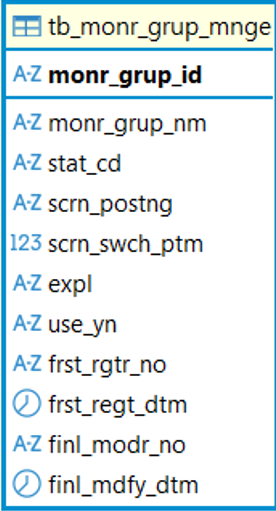
#> input picture backend/storage/images/kb_05963299-fc8d-413b-9671-4e9da14ec1f9/3f33b937-67a4-4286-9a09-c2b5e180fdd8.png, 276 x 511 px
$ python -i thumbnail_generator.py   (imports and definitions only)
#> lines starting #> are read from the running program, lines starting #| are printed output that depends on the picture
"""
썸네일 생성 서비스

- 이미지 미리보기용 썸네일 생성 (300x300 기본 크기)
- 웹 전송 최적화 (JPEG 압축, 파일 크기 감소)
- 비율 유지하며 리사이징 (이미지 왜곡 방지)
"""
import logging
from typing import Optional, Tuple
from pathlib import Path

logger = logging.getLogger(__name__)


class ThumbnailGenerator:
    """썸네일 생성 서비스 (싱글톤)"""

    _instance: Optional["ThumbnailGenerator"] = None
    _initialized: bool = False

    def __new__(cls):
        if cls._instance is None:
            cls._instance = super().__new__(cls)
        return cls._instance

    def __init__(self):
        if ThumbnailGenerator._initialized:
            return
        ThumbnailGenerator._initialized = True
        logger.info("[썸네일] ThumbnailGenerator 초기화 완료")

    def generate_thumbnail(
        self,
        image_path: str,
        max_size: Tuple[int, int] = (300, 300),
        quality: int = 85,
    ) -> Optional[str]:
        """
        이미지 썸네일 생성 (비율 유지하며 리사이징)

        원본 이미지를 작은 크기로 축소하여 웹에서 빠르게 로드할 수 있도록 합니다.
        가로/세로 비율을 유지하며 max_size 내로 축소합니다.

        처리 과정:
        1. 원본 이미지 로드
        2. RGB 모드로 변환 (투명도 처리)
        3. LANCZOS 리샘플링으로 고품질 축소
        4. JPEG 형식으로 압축 저장

        Args:
            image_path: 원본 이미지 경로 (JPG, PNG 등)
            max_size: 최대 크기 (width, height) - 비율 유지
            quality: JPEG 압축 품질 (1-100, 85 권장)

        Returns:
            썸네일 파일 경로 (원본과 같은 폴더에 _thumb 접미사로 저장)
            실패 시 None 반환
        """
#> called with max_size = (300, 300), quality = 85
        try:
            from PIL import Image

            path_obj = Path(image_path)
            logger.debug(f"[썸네일] 생성 시작: {path_obj.name}")

            # 썸네일 파일명 생성 (원본명_thumb.jpg)
            thumb_name = f"{path_obj.stem}_thumb{path_obj.suffix}"
            thumb_path = path_obj.parent / thumb_name

            # 이미지 로드
            img = Image.open(image_path)
#> img is the input picture: PIL image 276x511 RGB; mean R, G, B 225.4, 234.2, 236.2
            original_size = img.size
#> original_size = (276, 511)

            # RGB로 변환 (투명도가 있는 PNG → JPEG 변환 대비)
            if img.mode in ("RGBA", "LA", "P"):
                # 흰색 배경 생성
                background = Image.new("RGB", img.size, (255, 255, 255))
                if img.mode == "P":
                    img = img.convert("RGBA")
                # 투명도 처리하여 배경에 합성
                background.paste(img, mask=img.split()[-1] if img.mode == "RGBA" else None)
                img = background
            elif img.mode != "RGB":
                img = img.convert("RGB")

            # 썸네일 생성 (비율 유지하며 축소)
            img.thumbnail(max_size, Image.Resampling.LANCZOS)
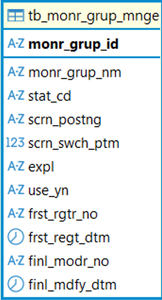
#> img: PIL image 162x300 RGB; mean R, G, B 224.8, 233.5, 235.8
            new_size = img.size
#> new_size = (162, 300)

            # JPEG 형식으로 저장 (압축 최적화)
            img.save(
                str(thumb_path),
                format="JPEG",
                quality=quality,
                optimize=True,
            )

            # 파일 크기 확인
            original_kb = Path(image_path).stat().st_size / 1024
            thumb_kb = thumb_path.stat().st_size / 1024

            logger.debug(
                f"[썸네일] 생성 완료: {path_obj.name} "
                f"({original_size[0]}x{original_size[1]} {original_kb:.1f}KB → "
                f"{new_size[0]}x{new_size[1]} {thumb_kb:.1f}KB)"
            )
            return str(thumb_path)

        except Exception as e:
            logger.error(f"[썸네일] 생성 실패 ({Path(image_path).name}): {e}")
            return None

    def generate_thumbnails_batch(
        self,
        image_paths: list,
        max_size: Tuple[int, int] = (300, 300),
        quality: int = 85,
    ) -> list:
        """
        여러 이미지의 썸네일 배치 생성

        대량의 이미지를 순차적으로 처리하여 썸네일을 생성합니다.
        각 이미지는 독립적으로 처리되어 일부 실패해도 나머지는 계속 처리됩니다.

        Args:
            image_paths: 이미지 파일 경로 리스트
            max_size: 최대 크기 (width, height)
            quality: JPEG 압축 품질 (1-100)

        Returns:
            썸네일 파일 경로 리스트 (각 이미지당 하나씩, 실패 시 None)
        """
        thumbnails = []

        logger.info(f"[썸네일] 배치 생성 시작: {len(image_paths)}개 이미지")

        for path in image_paths:
            thumb = self.generate_thumbnail(path, max_size, quality)
            thumbnails.append(thumb)

        success_count = sum(1 for t in thumbnails if t)
        logger.info(f"[썸네일] 배치 생성 완료: {success_count}/{len(image_paths)}개 성공")
        return thumbnails


def get_thumbnail_generator() -> ThumbnailGenerator:
    """
    싱글톤 ThumbnailGenerator 인스턴스 반환

    애플리케이션 전체에서 하나의 인스턴스만 사용합니다.
    (썸네일 생성기는 상태가 없으므로 싱글톤 패턴 사용)
    """
    return ThumbnailGenerator()

>>> result = ThumbnailGenerator().generate_thumbnail('../../storage/images/kb_05963299-fc8d-413b-9671-4e9da14ec1f9/3f33b937-67a4-4286-9a09-c2b5e180fdd8.png')

$ run again, on backend/storage/images/kb_05963299-fc8d-413b-9671-4e9da14ec1f9/80a194b7-e031-418b-9749-023a34cd0472.png
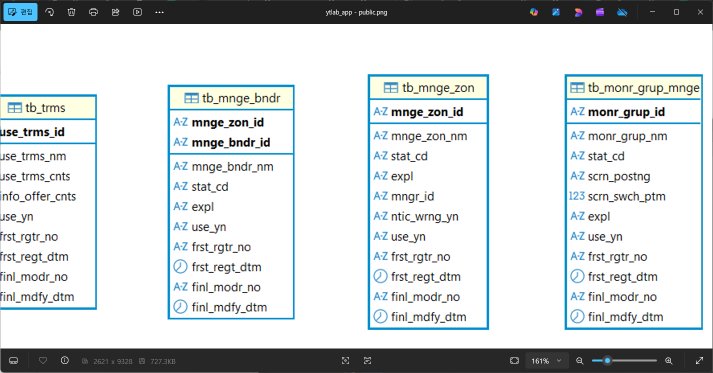
#> input picture backend/storage/images/kb_05963299-fc8d-413b-9671-4e9da14ec1f9/80a194b7-e031-418b-9749-023a34cd0472.png, 1426 x 746 px (shown at 1/2 size)
#> in generate_thumbnail, img is the input picture: PIL image 1426x746 RGB; mean R, G, B 212.5, 217.2, 218.5
#> in generate_thumbnail, `img.thumbnail(max_size, Image.Resampling.LANCZOS)`:
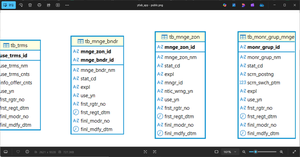
#> img: PIL image 300x157 RGB; mean R, G, B 211.3, 216.3, 217.9
